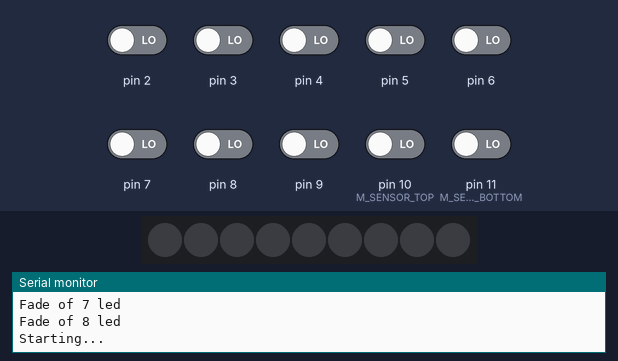
The sketch below on a simulated Arduino Uno, built with avr-gcc and run on an emulated ATmega328P. On the bench: 9 RGB LEDs in strip order, left to right, the last lines printed to the serial monitor. The test bench sets the inputs (shaded band); at power-on: pin 2–9, pin 10 (M_SENSOR_TOP), pin 11 (M_SENSOR_BOTTOM) LOW.

Above: at 1.3 s.
1.4 s: pin 2 driven HIGH
At 2.4 s:
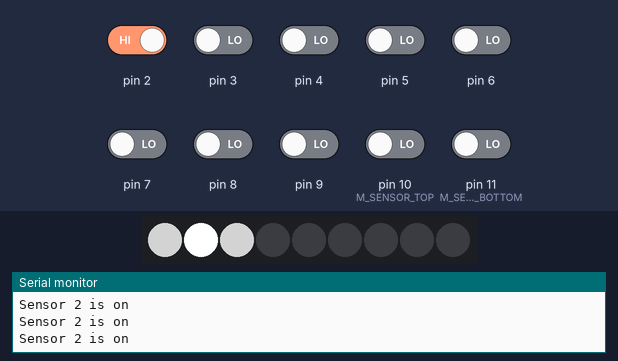
3.1 s: pin 3 driven HIGH
At 4.4 s:
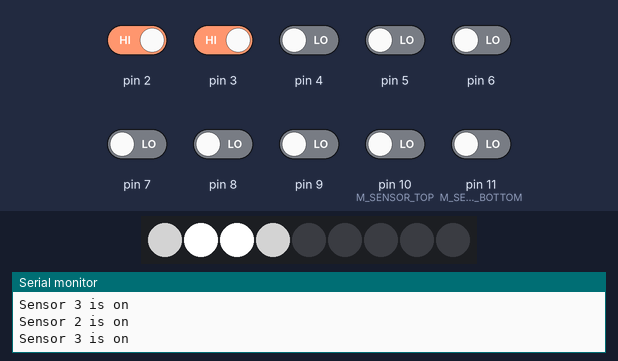
4.7 s: pin 4 driven HIGH
At 6.0 s:
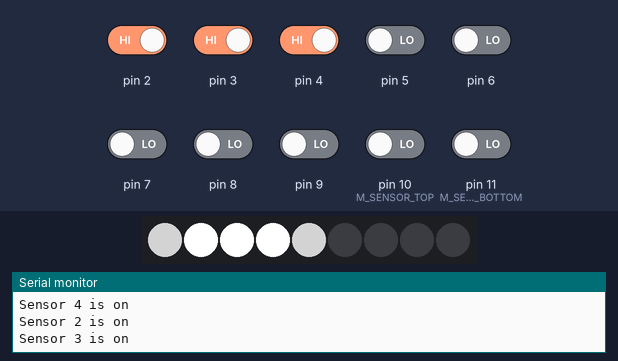
6.3 s: pin 5 driven HIGH
At 6.9 s:
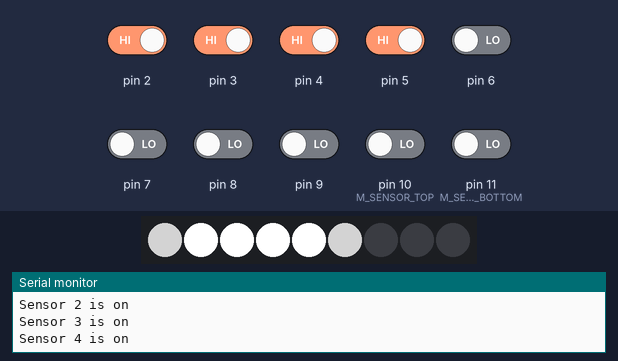
7.9 s: pin 8 driven HIGH
At 9.3 s:
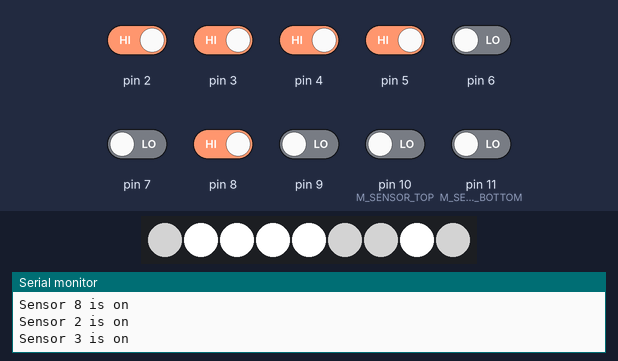
9.6 s: pin 10 (M_SENSOR_TOP) driven HIGH
Timing chart, 0 to 12.2 s (numbered marks = the images above; inputs shaded):
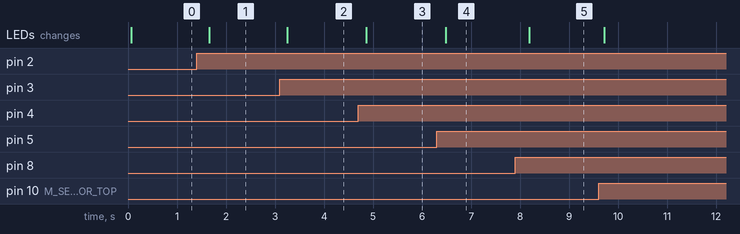

The sketch:

stairs_lightining.ino
```cpp
#include <FastLED.h>

// How many leds in your strip?
#define NUM_LEDS 9
#define DATA_PIN 13

typedef struct {
  unsigned long lastActivationTime;
} led;

constexpr int LED_COUNT= 8;

//Vibration sensors
constexpr int V_SENSOR_START = 2;
constexpr int V_SENSOR_END = 9;

// Motion sensors
constexpr int M_SENSOR_BOTTOM = 11;
constexpr int M_SENSOR_TOP= 10;
int lastMotionBotVal = 0;
int lastMotionTopVal = 0;


CRGB leds[NUM_LEDS];
led ledActivations[NUM_LEDS];


char buffer[50];
void setup() {
  Serial.begin(9600);

  pinMode(M_SENSOR_BOTTOM, INPUT);
  pinMode(M_SENSOR_TOP, INPUT);

  // put your setup code here, to run once:
  FastLED.addLeds<WS2811, DATA_PIN, BRG>(leds, NUM_LEDS);
  for(int i = V_SENSOR_START; i <= V_SENSOR_END; i++) {
    sprintf(buffer, "Sensor init %d\n",i);
    Serial.print(buffer);

    pinMode(i, INPUT);
  }

  for(int i=0; i< NUM_LEDS; i++) {
    ledActivations[i].lastActivationTime = millis();
  }

  TurnOffAllLeds();
  Serial.print("Starting...");

}

void loop() {
  int val;
  int motionBotVal;
  int motionTopVal;

  motionBotVal=digitalRead(M_SENSOR_BOTTOM);
  if(motionBotVal == 1 && lastMotionBotVal == 0) {
    FadeIn(0);
    sprintf(buffer, "Bottom motion sensor is on\n");
    Serial.print(buffer);
  }
  lastMotionBotVal=motionBotVal;
  motionTopVal=digitalRead(M_SENSOR_TOP);
  if(motionTopVal == 1 && lastMotionTopVal == 0) {
    FadeIn(8);
    sprintf(buffer, "Top motion sensor is on\n");
    Serial.print(buffer);
  }
  lastMotionTopVal=motionTopVal;

  for(int i= V_SENSOR_START; i <= V_SENSOR_END; i++) {

    val=digitalRead(i);
   // sprintf(buffer, "Val of sensor %d = %d\n",i, val);
   //     Serial.print(buffer);

    if(val==1 && i >= V_SENSOR_START) {
      sprintf(buffer, "Sensor %d is on\n",i);
      Serial.print(buffer);
      FadeIn(i-1);
    }
  }

  for(int i=0; i< NUM_LEDS; i++) {
    unsigned long CurrentTime = millis();
    unsigned long ElapsedTime = CurrentTime - ledActivations[i].lastActivationTime;
    if(ElapsedTime > 5000 && leds[i] ) {
      FadeOff(i);
    }
  }
}

// TODO: better sensor and led numbering
void FadeIn(int led) {
  for(int i = leds[led].r; i <= 255; i+=5) {
    ledActivations[led].lastActivationTime = millis();
    leds[led]=CRGB(i,i,i);
    FastLED.show();
  }
  if(led != 0) {
    for(int i = leds[led-1].r; i <= 125; i+=5) {
      ledActivations[led-1].lastActivationTime = millis();
      leds[led-1]=CRGB(i,i,i);
      FastLED.show();
    }
  }
  if(led != LED_COUNT) {
    for(int i = leds[led+1].r; i <= 125; i+=5) {
      ledActivations[led+1].lastActivationTime = millis();
      leds[led+1]=CRGB(i,i,i);
      FastLED.show();
    }
  }
}


void TurnOffAllLeds() {
  for(int i = 0; i < NUM_LEDS; i++) {
    FadeOff(i);
  }
}

void FadeOff(int led) {
  sprintf(buffer, "Fade of %d led\n",led);
  Serial.print(buffer);
  leds[led].subtractFromRGB(5);
      FastLED.show();

 /* for(int i = 255; i >= 0; i=-5) {
    leds[led].subtractFromRGB(5);
    FastLED.show();
  }*/
}
```

Measured:
- after the input at 1.4 s, the LEDs: change after 0.26 s (image 1)
- after the input at 3.1 s, the LEDs: change after 0.15 s (image 2)
- after the input at 4.7 s, the LEDs: change after 0.16 s (image 3)
- after the input at 6.3 s, the LEDs: change after 0.18 s (image 4)
- after the input at 7.9 s, the LEDs: change after 0.29 s (image 5)
